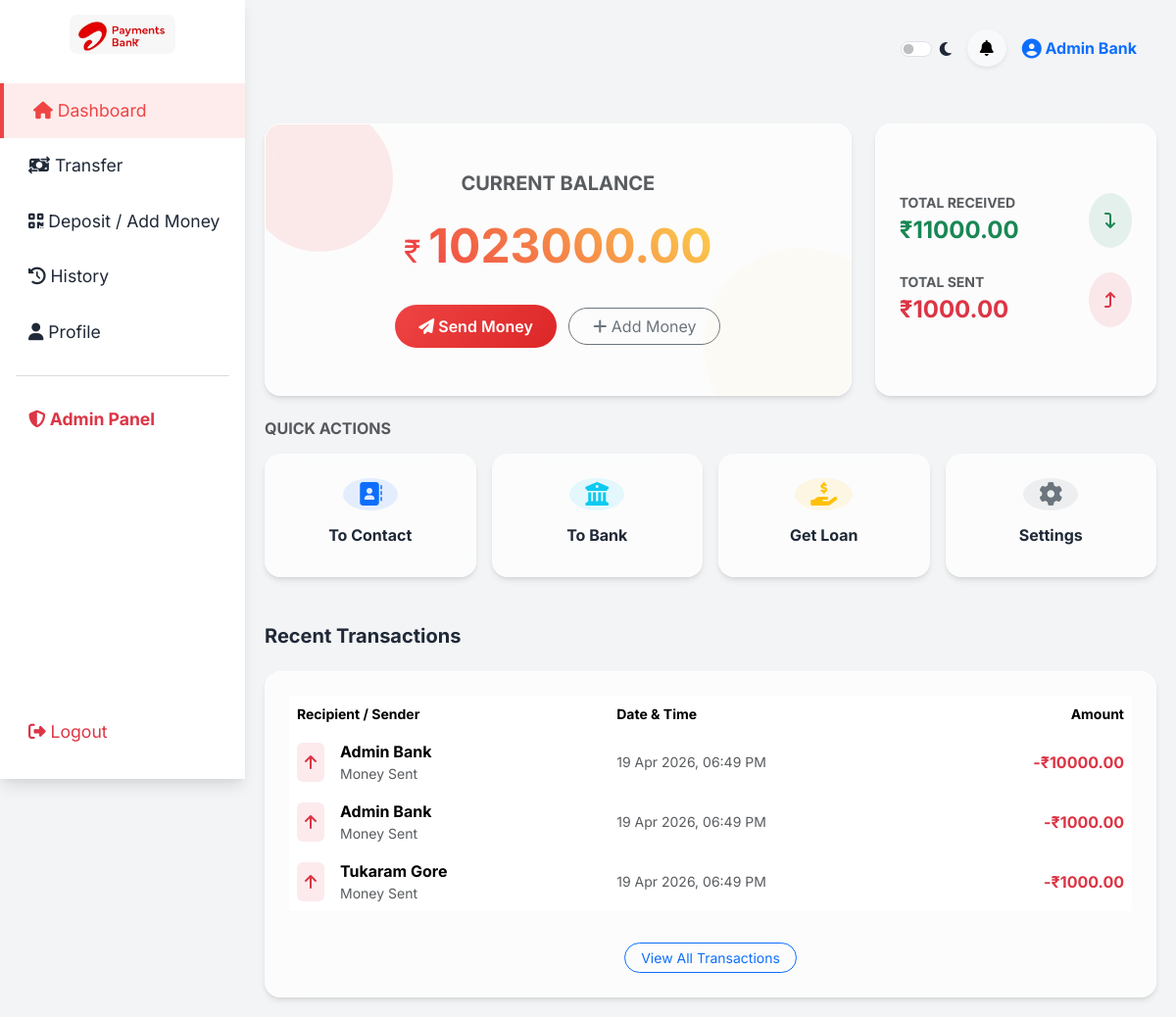
The app's page /dashboard (signed in) with its own data.
### tables this page shows
CREATE TABLE users (
                id INTEGER PRIMARY KEY AUTOINCREMENT,
                full_name VARCHAR(100) NOT NULL,
                mobile VARCHAR(15) NOT NULL UNIQUE,
                password VARCHAR(255) NOT NULL,
                balance DECIMAL(15, 2) DEFAULT 0.00,
                role VARCHAR(10) DEFAULT 'user'
            );

CREATE TABLE transactions (
                id INTEGER PRIMARY KEY AUTOINCREMENT,
                sender_id INT NOT NULL,
                receiver_id INT NOT NULL,
                amount DECIMAL(15, 2) NOT NULL,
                timestamp DATETIME DEFAULT CURRENT_TIMESTAMP,
                FOREIGN KEY (sender_id) REFERENCES users(id) ON DELETE CASCADE,
                FOREIGN KEY (receiver_id) REFERENCES users(id) ON DELETE CASCADE
            );

### routes/user.py (the view)
@user_bp.route("/dashboard")
def dashboard():
    if "user_id" not in session:
        return redirect("/login")
    user_id = session["user_id"]
    user = UserService.get_user_by_id(user_id)
    if not user:
        session.clear()
        return redirect("/login")
    transactions = TransactionService.get_user_transactions(user_id, limit=5)
    total_deposit = sum(float(t['amount']) for t in transactions if t['sender_id'] == user_id and t['receiver_id'] == user_id)
    total_sent = sum(float(t['amount']) for t in transactions if t['sender_id'] == user_id and t['receiver_id'] != user_id)
    return render_template(
        "dashboard.html",
        user=user,
        name=user["full_name"],
        balance=user["balance"],
        role=user["role"],
        transactions=transactions,
        total_deposit=total_deposit,
        total_sent=total_sent,
        total_transactions=len(transactions)
    )

### templates/dashboard.html (shortened to what this page needs)
{% extends "base.html" %}
{% block content %}
<div class="row g-4 mt-2">
    <div class="col-md-8">
        <div class="glass-card p-5 text-center position-relative overflow-hidden h-100 d-flex flex-column justify-content-center">
            <div style="position:absolute; width:150px; height:150px; background:var(--primary-color); opacity:0.1; border-radius:50%; top:-20px; left:-20px;"></div>
            <div style="position:absolute; width:200px; height:200px; background:#fcd34d; opacity:0.05; border-radius:50%; bottom:-50px; right:-50px;"></div>
            <h5 class="text-muted fw-bold mb-3">CURRENT BALANCE</h5>
            <div class="d-flex justify-content-center align-items-baseline gap-2">
                <span style="font-size: 2rem; color: var(--primary-color);">₹</span>
                <span id="animated-balance" class="balance-display">{{ "%.2f"|format(balance) }}</span>
            </div>
            <div class="mt-4">
                <a href="/transfer-page" class="btn btn-fintech rounded-pill px-4 me-2"><i class="fa-solid fa-paper-plane"></i> Send Money</a>
                <a href="/deposit-page" class="btn btn-outline-secondary rounded-pill px-4"><i class="fa-solid fa-plus"></i> Add Money</a>
            </div>
        </div>
    </div>
    <div class="col-md-4">
        <div class="glass-card p-4 h-100 d-flex flex-column justify-content-center gap-3">
            <div class="d-flex justify-content-between align-items-center mb-2">
                <div>
                    <div class="text-muted small fw-bold">TOTAL RECEIVED</div>
                    <div class="fs-4 fw-bold text-success">₹{{ "%.2f"|format(total_deposit) }}</div>
                </div>
                <div class="bg-success bg-opacity-10 p-3 rounded-circle text-success">
                    <i class="fa-solid fa-arrow-turn-down"></i>
                </div>
            </div>
            <div class="d-flex justify-content-between align-items-center">
                <div>
                    <div class="text-muted small fw-bold">TOTAL SENT</div>
                    <div class="fs-4 fw-bold text-danger">₹{{ "%.2f"|format(total_sent) }}</div>
                </div>
                <div class="bg-danger bg-opacity-10 p-3 rounded-circle text-danger">
                    <i class="fa-solid fa-arrow-turn-up"></i>
                </div>
            </div>
        </div>
    </div>
    <div class="col-12 mt-4">
        <h6 class="fw-bold text-muted mb-3">QUICK ACTIONS</h6>
        <div class="row g-3">
            <div class="col-6 col-md-3">
                <a href="/transfer-page" class="text-decoration-none">
                    <div class="glass-card p-4 text-center h-100 action-card">
                        <div class="bg-primary bg-opacity-10 rounded-circle d-inline-flex p-3 mb-3 text-primary">
                            <i class="fa-solid fa-address-book fa-xl"></i>
                        </div>
                        <h6 class="fw-bold" style="color: var(--text-main);">To Contact</h6>
                    </div>
                </a>
            </div>
            <div class="col-6 col-md-3">
                <a href="/bank-transfer-page" class="text-decoration-none">
                    <div class="glass-card p-4 text-center h-100 action-card">
                        <div class="bg-info bg-opacity-10 rounded-circle d-inline-flex p-3 mb-3 text-info">
                            <i class="fa-solid fa-building-columns fa-xl"></i>
                        </div>
                        <h6 class="fw-bold" style="color: var(--text-main);">To Bank</h6>
                    </div>
                </a>
            </div>
            <div class="col-6 col-md-3">
                <a href="/loan-page" class="text-decoration-none">
                    <div class="glass-card p-4 text-center h-100 action-card">
                        <div class="bg-warning bg-opacity-10 rounded-circle d-inline-flex p-3 mb-3 text-warning">
                            <i class="fa-solid fa-hand-holding-dollar fa-xl"></i>
                        </div>
                        <h6 class="fw-bold" style="color: var(--text-main);">Get Loan</h6>
                    </div>
                </a>
            </div>
            <div class="col-6 col-md-3">
                <a href="/profile" class="text-decoration-none">
                    <div class="glass-card p-4 text-center h-100 action-card">
                        <div class="bg-secondary bg-opacity-10 rounded-circle d-inline-flex p-3 mb-3 text-secondary">
                            <i class="fa-solid fa-gear fa-xl"></i>
                        </div>
                        <h6 class="fw-bold" style="color: var(--text-main);">Settings</h6>
                    </div>
                </a>
            </div>
        </div>
    </div>
    <div class="col-12 mt-5">
        <h5 class="fw-bold mb-4">Recent Transactions</h5>
        <div class="glass-card p-4">
            {% if transactions %}
            <div class="table-responsive">
                <table class="table table-hover table-borderless align-middle">
                    <thead class="text-muted small">
                        <tr>
                            <th>Recipient / Sender</th>
                            <th>Date & Time</th>
                            <th class="text-end">Amount</th>
                        </tr>
                    </thead>
                    <tbody>
                        {% for t in transactions %}
                        <tr>
                            <td>
                                <div class="d-flex align-items-center gap-3">
                                    {% if t.sender_id == session.user_id %}
                                    <div class="bg-danger bg-opacity-10 p-2 rounded text-danger">
                                        <i class="fa-solid fa-arrow-up"></i>
                                    </div>
                                    <div>
                                        <div class="fw-bold">{{ t.receiver_name }}</div>
                                        <div class="small text-muted">Money Sent</div>
                                    </div>
                                    {% endif %}
                                </div>
                            </td>
                            <td class="text-muted small">{{ t.timestamp.strftime('%d %b %Y, %I:%M %p') }}</td>
                            <td class="text-end fw-bold {% if t.sender_id == session.user_id %}text-danger{% else %}text-success{% endif %}">
                                {% if t.sender_id == session.user_id %}-{% else %}+{% endif %}₹{{ "%.2f"|format(t.amount) }}
                            </td>
                        </tr>
                        {% endfor %}
                    </tbody>
                </table>
            </div>
            <div class="text-center mt-3">
                <a href="/history" class="btn btn-outline-primary btn-sm rounded-pill px-3">View All Transactions</a>
            </div>
            {% else %}
            <div class="text-center py-5 text-muted">
                <i class="fa-solid fa-receipt fa-3x mb-3 text-secondary opacity-50"></i>
                <p>No transactions yet</p>
            </div>
            {% endif %}
        </div>
    </div>
</div>
{% endblock %}

### templates/base.html (shortened to what this page needs)
<!DOCTYPE html>
<html lang="en">
<head>
    <link href="https://cdn.jsdelivr.net/npm/bootstrap@5.3.2/dist/css/bootstrap.min.css" rel="stylesheet">
    <link rel="stylesheet" href="https://cdnjs.cloudflare.com/ajax/libs/font-awesome/6.4.2/css/all.min.css">
    <link rel="stylesheet" href="{{ url_for('static', filename='css/style.css') }}">
</head>
<body>
    {% if session.get('user_id') %}
    <div class="sidebar glass-card border-0 rounded-0">
        <div class="brand-logo d-flex align-items-center justify-content-center gap-2">
            <img src="{{ url_for('static', filename='images/tr_logo.png') }}" alt="TR Logo"
                style="height: 40px; border-radius: 8px;">
        </div>
        <a href="/dashboard" class="{% if request.path == '/dashboard' %}active{% endif %}">
            <i class="fa-solid fa-house mb-1"></i> Dashboard
        </a>
        <a href="/transfer-page" class="{% if request.path == '/transfer-page' %}active{% endif %}">
            <i class="fa-solid fa-money-bill-transfer"></i> Transfer
        </a>
        <a href="/deposit-page" class="{% if request.path == '/deposit-page' %}active{% endif %}">
            <i class="fa-solid fa-qrcode"></i> Deposit / Add Money
        </a>
        <a href="/history" class="{% if request.path == '/history' %}active{% endif %}">
            <i class="fa-solid fa-clock-rotate-left"></i> History
        </a>
        <a href="/profile" class="{% if request.path == '/profile' %}active{% endif %}">
            <i class="fa-solid fa-user"></i> Profile
        </a>
        {% if session.get('role') == 'admin' %}
        <hr class="mx-3 text-secondary">
        <a href="/admin" class="text-danger fw-bold {% if request.path == '/admin' %}active{% endif %}">
            <i class="fa-solid fa-shield-halved"></i> Admin Panel
        </a>
        {% endif %}
        <div style="position: absolute; bottom: 20px; width: 100%;">
            <a href="/logout" class="text-danger">
                <i class="fa-solid fa-right-from-bracket"></i> Logout
            </a>
        </div>
    </div>
    {% endif %}
    <div class="{% if session.get('user_id') %}main-content{% else %}container{% endif %}">
        {% if session.get('user_id') %}
        <div class="topbar w-100 mb-4 d-flex justify-content-between align-items-center">
            <div class="ms-auto d-flex align-items-center gap-3">
                <div class="form-check form-switch mt-1">
                    <input class="form-check-input" type="checkbox" id="theme-toggle">
                    <label class="form-check-label" for="theme-toggle"><i class="fa-solid fa-moon"></i></label>
                </div>
                <div class="dropdown">
                    <button class="btn btn-light rounded-circle shadow-sm" type="button" data-bs-toggle="dropdown">
                        <i class="fa-solid fa-bell"></i>
                    </button>
                </div>
                <div class="fw-bold text-primary">
                    <i class="fa-solid fa-circle-user fa-lg"></i> {{ session.get('user_name') }}
                </div>
            </div>
        </div>
        {% endif %}
        {% block content %}{% endblock %}
    </div>
</body>
</html>

### records on screen
users: get "Admin Bank", balance "1023000.00"
transactions: receiver_name "Admin Bank", timestamp "19 Apr 2026, 06:49 PM", amount "10000.00"
transactions: receiver_name "Admin Bank", timestamp "19 Apr 2026, 06:49 PM", amount "1000.00"
transactions: receiver_name "Tukaram Gore", timestamp "19 Apr 2026, 06:49 PM", amount "1000.00"

### other values on screen
{{ "%.2f"|format(total_deposit) }} "11000.00"
{{ "%.2f"|format(total_sent) }} "1000.00"
